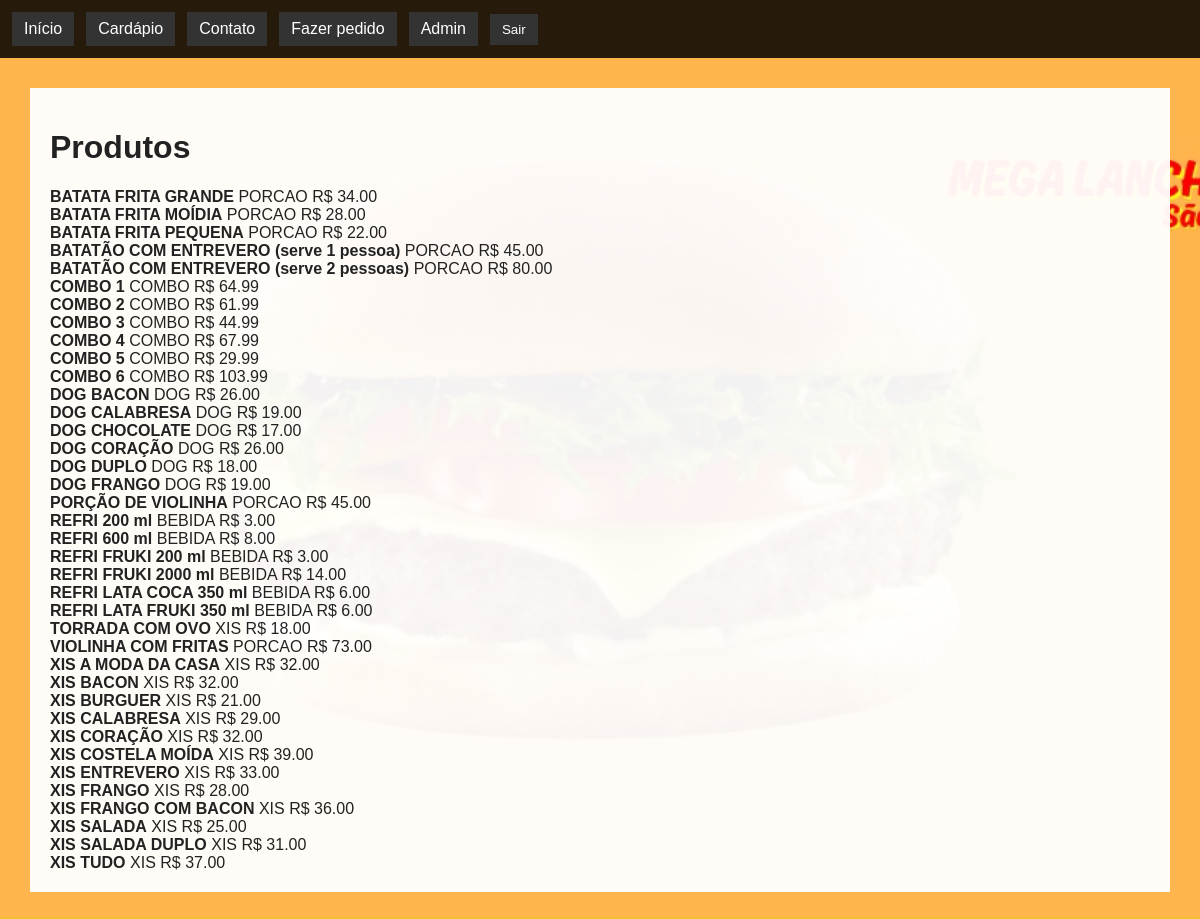
Page /admin/produtos (signed in) on the committed database.
### app/models/product.py (models this page shows)
class Product(db.Model):
    __tablename__ = "products"
    id = db.Column(db.Integer, primary_key=True)
    name = db.Column(db.String(100), unique=True, nullable=False, index=True)
    description = db.Column(db.Text)
    price = db.Column(db.Numeric(10, 2), nullable=False)
    image_filename = db.Column(db.String(100), nullable=False, default="placeholder.jpg")
    category = db.Column(db.String(20), nullable=False, index=True)
    is_active = db.Column(db.Boolean, default=True, nullable=False)
    order = db.Column(db.Integer, default=0, nullable=False)
    created_at = db.Column(db.DateTime(timezone=True), default=lambda: datetime.now(timezone.utc), nullable=False)
    updated_at = db.Column(
        db.DateTime(timezone=True),
        default=lambda: datetime.now(timezone.utc),
        onupdate=lambda: datetime.now(timezone.utc),
        nullable=False,
    )

### app/routes/admin.py (the view)
@admin_bp.get("/produtos")
@login_required
def produtos_crud():
    admin_required()
    products = Product.query.order_by(Product.order.asc(), Product.name.asc()).all()
    return render_template("admin/produtos_crud.html", products=products)

### app/__init__.py (called while the page is built)
@login_manager.user_loader
def load_user(user_id):
    return db.session.get(User, int(user_id))

### app/routes/admin.py (called while the page is built)
def admin_required():
    if not current_user.is_authenticated or not current_user.is_admin:
        abort(403)

### app/templates/admin/produtos_crud.html (shortened to what this page needs)
{% extends "base.html" %}
{% block content %}
<h1>Produtos</h1>
{% for product in products %}
    <article>
        <strong>{{ product.name|e }}</strong>
        <span>{{ product.category|e }}</span>
        <span>R$ {{ "%.2f"|format(product.price|float) }}</span>
    </article>
{% endfor %}
{% endblock %}

### app/static/css/style.css (style rules this page uses)
body { margin: 0; font-family: Arial, sans-serif; background: #f4f4f4 url("../images/fundo.jpg") center/cover fixed no-repeat; color: #222; }

### rows in the picture
Product: name "BATATA FRITA GRANDE", category "PORCAO", price "34.00"
Product: name "BATATA FRITA MOÍDIA", category "PORCAO", price "28.00"
Product: name "BATATA FRITA PEQUENA", category "PORCAO", price "22.00"
Product: name "BATATÃO COM ENTREVERO (serve 1 pessoa)", category "PORCAO", price "45.00"
Product: name "BATATÃO COM ENTREVERO (serve 2 pessoas)", category "PORCAO", price "80.00"
Product: name "COMBO 1", category "COMBO", price "64.99"
Product: name "COMBO 2", category "COMBO", price "61.99"
Product: name "COMBO 3", category "COMBO", price "44.99"
Product: name "COMBO 4", category "COMBO", price "67.99"
Product: name "COMBO 5", category "COMBO", price "29.99"
Product: name "COMBO 6", category "COMBO", price "103.99"
Product: name "DOG BACON", category "DOG", price "26.00"
Product: name "DOG CALABRESA", category "DOG", price "19.00"
Product: name "DOG CHOCOLATE", category "DOG", price "17.00"
Product: name "DOG CORAÇÃO", category "DOG", price "26.00"
Product: name "DOG DUPLO", category "DOG", price "18.00"
Product: name "DOG FRANGO", category "DOG", price "19.00"
Product: name "PORÇÃO DE VIOLINHA", category "PORCAO", price "45.00"
Product: name "REFRI 200 ml", category "BEBIDA", price "3.00"
Product: name "REFRI 600 ml", category "BEBIDA", price "8.00"
Product: name "REFRI FRUKI 200 ml", category "BEBIDA", price "3.00"
Product: name "REFRI FRUKI 2000 ml", category "BEBIDA", price "14.00"
Product: name "REFRI LATA COCA 350 ml", category "BEBIDA", price "6.00"
Product: name "REFRI LATA FRUKI 350 ml", category "BEBIDA", price "6.00"
Product: name "TORRADA COM OVO", category "XIS", price "18.00"
Product: name "VIOLINHA COM FRITAS", category "PORCAO", price "73.00"
Product: name "XIS A MODA DA CASA", category "XIS", price "32.00"
Product: name "XIS BACON", category "XIS", price "32.00"
Product: name "XIS BURGUER", category "XIS", price "21.00"
Product: name "XIS CALABRESA", category "XIS", price "29.00"
Product: name "XIS CORAÇÃO", category "XIS", price "32.00"
Product: name "XIS COSTELA MOÍDA", category "XIS", price "39.00"
Product: name "XIS ENTREVERO", category "XIS", price "33.00"
Product: name "XIS FRANGO", category "XIS", price "28.00"
Product: name "XIS FRANGO COM BACON", category "XIS", price "36.00"
Product: name "XIS SALADA", category "XIS", price "25.00"
Product: name "XIS SALADA DUPLO", category "XIS", price "31.00"
Product: name "XIS TUDO", category "XIS", price "37.00"
